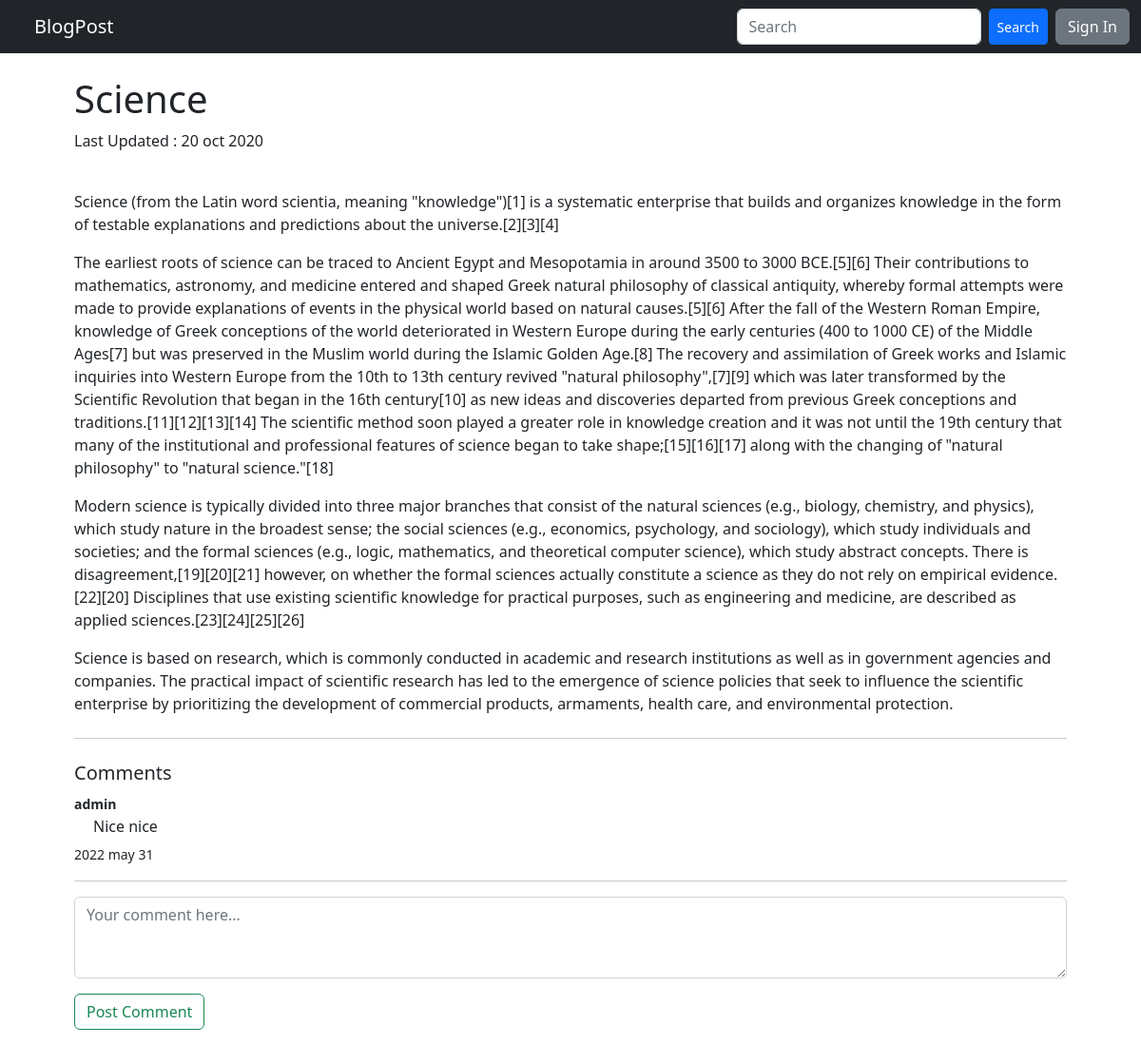
Page /2020/10/20/science/ on the earlier database version.
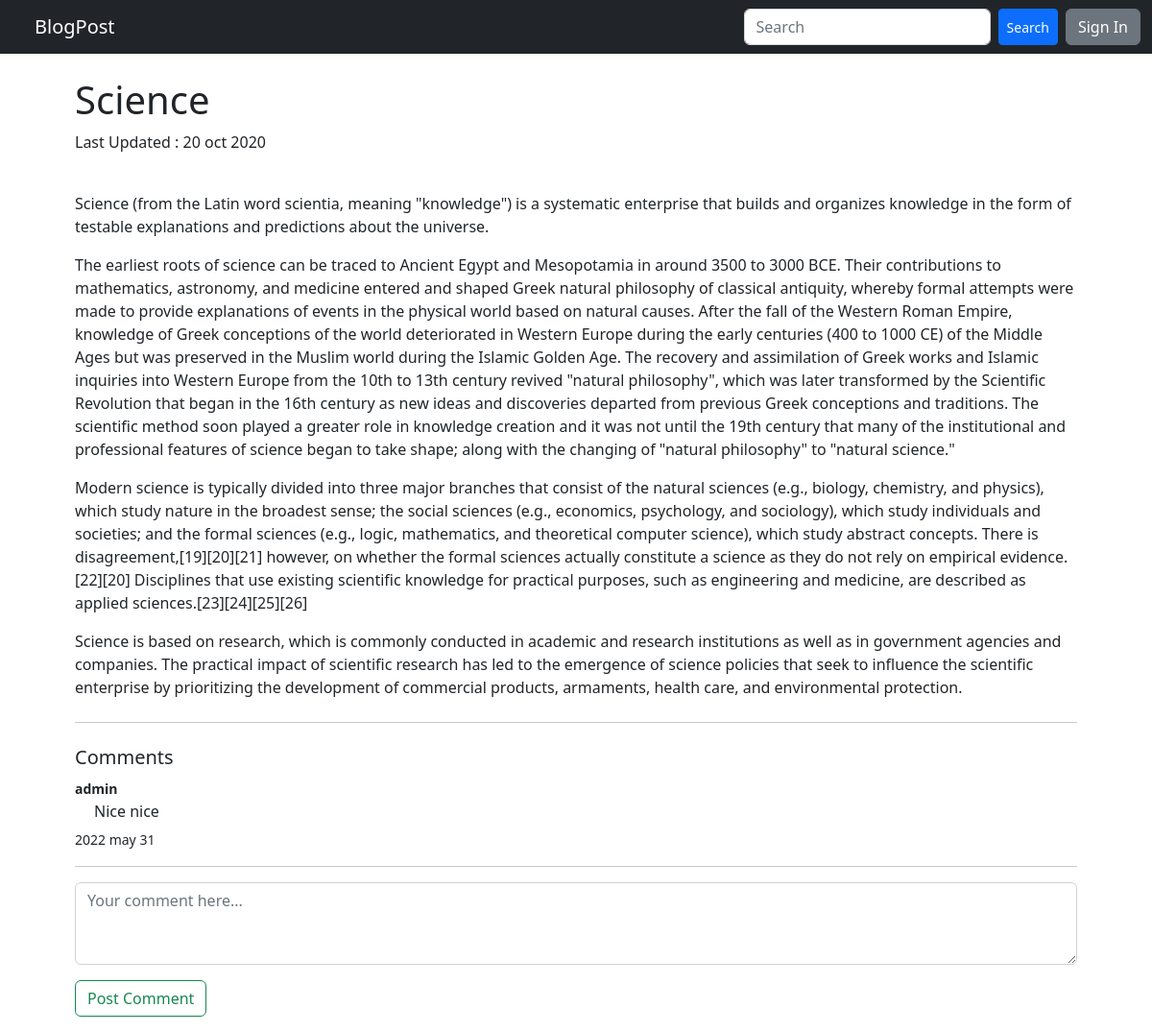
Same page on the later database version.
### blog/models.py (models this page shows, shortened)
class Post(models.Model):
    STATUS_CHOICES=(
        ('draft','Draft'),
        ('published','Published')
    )
    title = models.CharField(max_length=250)
    slug = models.SlugField(max_length=250,unique_for_date='publish')
    author = models.ForeignKey(User,on_delete=models.CASCADE,related_name='blog_posts')
    body =  models.TextField()
    publish = models.DateTimeField(default=timezone.now)
    created = models.DateTimeField(auto_now_add=True)
    updated = models.DateTimeField(auto_now=True)
    status = models.CharField(max_length=10,choices=STATUS_CHOICES,default='draft')
    class Meta:
        ordering = ('-publish',)

### blog/views.py (the view)
# urls.py: path('<int:year>/<int:month>/<int:day>/<slug:post>/',v.post_detail,name='blog_detail'),
def post_detail(request,year,month,day,post):
    post = get_object_or_404(Post,slug=post,publish__year=year,publish__month=month,publish__day=day)
    if request.method == 'POST':
        if not request.user.is_authenticated:
            return redirect('account:login')
        else:
            new_comment = request.POST.get('exampleFormControlTextarea1')
            Comment(post=post,user=User.objects.get(username=request.user),body=new_comment).save()
    comments=post.comments.filter(active=True)
    context={
        'post':post,
        'comments':comments,
    }
    return render(request,'blog/post_detail.html',context)

### templates/blog/post_detail.html (shortened to what this page needs)
{% extends "base.html" %}
{% block content %}
    <h1>{{	post.title	}}</h1>
    <p	class="date">
        Last Updated : {{ post.publish|date:'d b Y' }}
    </p>
    <p class="pt-2">
        {{ post.body|linebreaks }}
    </p>
    <hr class="my-4">
    <p class="h5">Comments</p>
    {% for comment in comments %}
        <div >
            <strong><small>{{comment.user}}</small></strong>
            <p style="margin: 0; padding-bottom:5px; padding-left:20px;">{{comment.body}}</p>
            <small>{{comment.updated|date:'Y b d'}}</small>
            <hr>
        </div>
    {% empty %}
        <p>There are no comments yet.</p>
    {% endfor %}
    <form action="" method="POST" class="mb-3">
          <div class="mb-3">
            <textarea class="form-control" name="exampleFormControlTextarea1" id="exampleFormControlTextarea1" rows="3" placeholder="Your comment here..."></textarea>
          </div>
        <button type="submit" class="btn btn-outline-success">Post Comment</button>
    </form>
{% endblock content %}

Differences in the rows shown:
changed Post "Science": body "…Latin word scientia, meaning \"knowledge\")[1] is a systematic enterprise that builds and organizes knowledge in the form of testable explanations and predictions about the universe.[2][3][4] The earliest roots of science can be traced to Ancient Egypt and Mesopotamia in around 3500 to 3000 BCE.[5][6] Their contributions to mathematics, astronomy, and medicine entered and shaped Greek natural philosophy of classical antiquity, whereby formal attempts were made to provide explanations of events in the physical world based on natural causes.[5][6] After the fall of the Western Roman Empire, knowledge of Greek conceptions of the world deteriorated in Western Europe during the early centuries…" → "…Latin word scientia, meaning \"knowledge\") is a systematic enterprise that builds and organizes knowledge in the form of testable explanations and predictions about the universe. The earliest roots of science can be traced to Ancient Egypt and Mesopotamia in around 3500 to 3000 BCE. Their contributions to mathematics, astronomy, and medicine entered and shaped Greek natural philosophy of classical antiquity, whereby formal attempts were made to provide explanations of events in the physical world based on natural causes. After the fall of the Western Roman Empire, knowledge of Greek conceptions of the world deteriorated in Western Europe during the early centuries (400 to 1000 CE) of the…"
